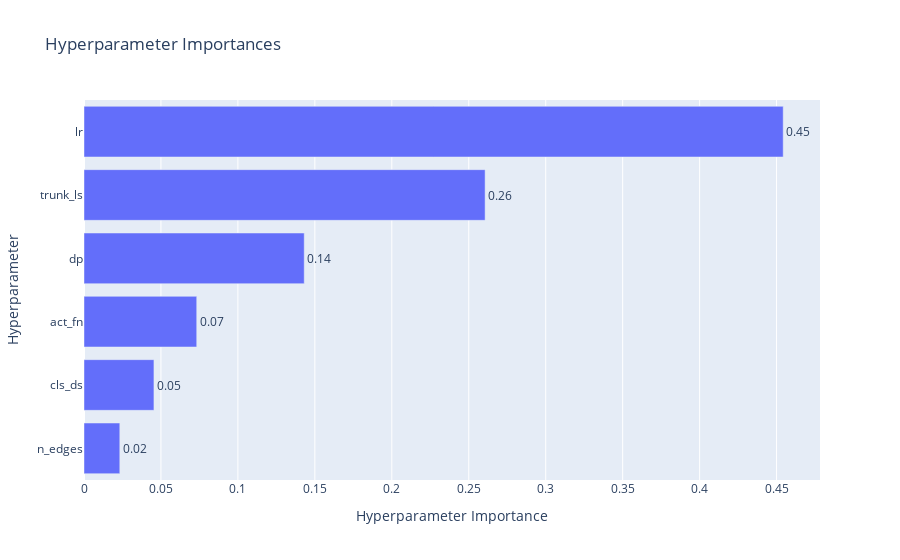
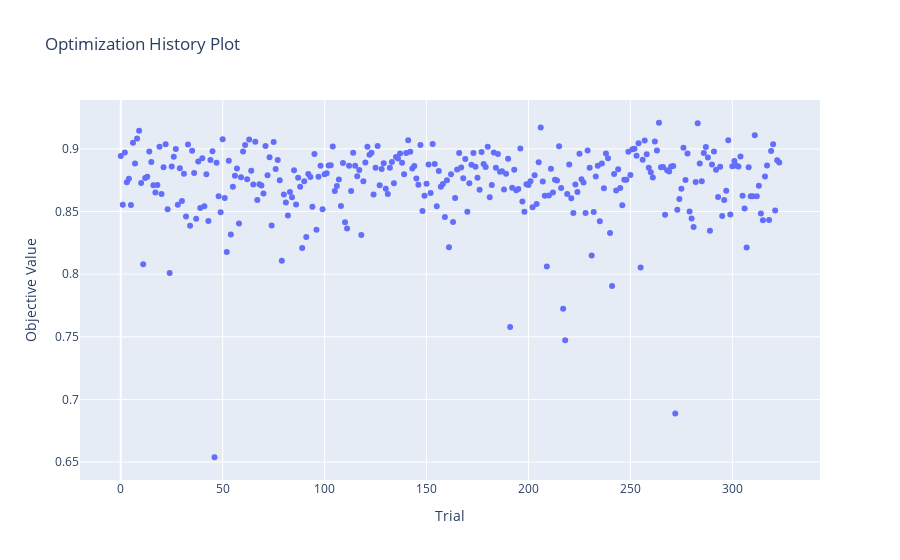

The cell these charts' notebook holds for them, in order:
### Code cell
print_study_results("cls_gat")

### Figure 1 — Plotly figure (JSON) as saved in the notebook; plotly's stock layout.template omitted (floating-point values rounded to 4 significant figures)
{"data": [{"cliponaxis": false, "hovertemplate": ["n_edges (CategoricalDistribution): 0.023264564586185272<extra></extra>", "cls_ds (CategoricalDistribution): 0.0454460318475916<extra></extra>", "act_fn (CategoricalDistribution): 0.07324760406558346<extra></extra>", "dp (CategoricalDistribution): 0.14309786886660458<extra></extra>", "trunk_ls (CategoricalDistribution): 0.26062807450176995<extra></extra>", "lr (CategoricalDistribution): 0.4543158561322651<extra></extra>"], "name": "Objective Value", "orientation": "h", "text": ["0.02", "0.05", "0.07", "0.14", "0.26", "0.45"], "textposition": "outside", "type": "bar", "x": [0.02326, 0.04545, 0.07325, 0.1431, 0.2606, 0.4543], "y": ["n_edges", "cls_ds", "act_fn", "dp", "trunk_ls", "lr"]}], "layout": {"title": {"text": "Hyperparameter Importances"}, "xaxis": {"title": {"text": "Hyperparameter Importance"}}, "yaxis": {"title": {"text": "Hyperparameter"}}}}

### Figure 2 — Plotly figure (JSON) as saved in the notebook; plotly's stock layout.template omitted (floating-point values rounded to 4 significant figures; data arrays with more than 128 entries replaced by an {"elided": "..."} marker saying what was removed)
{"data": [{"mode": "markers", "name": "Objective Value", "type": "scatter", "x": {"elided": "324 int values"}, "y": {"elided": "324 float values"}}, {"marker": {"color": "#cccccc"}, "mode": "markers", "name": "Infeasible Trial", "showlegend": false, "type": "scatter", "x": [], "y": []}], "layout": {"title": {"text": "Optimization History Plot"}, "xaxis": {"title": {"text": "Trial"}}, "yaxis": {"title": {"text": "Objective Value"}}}}
